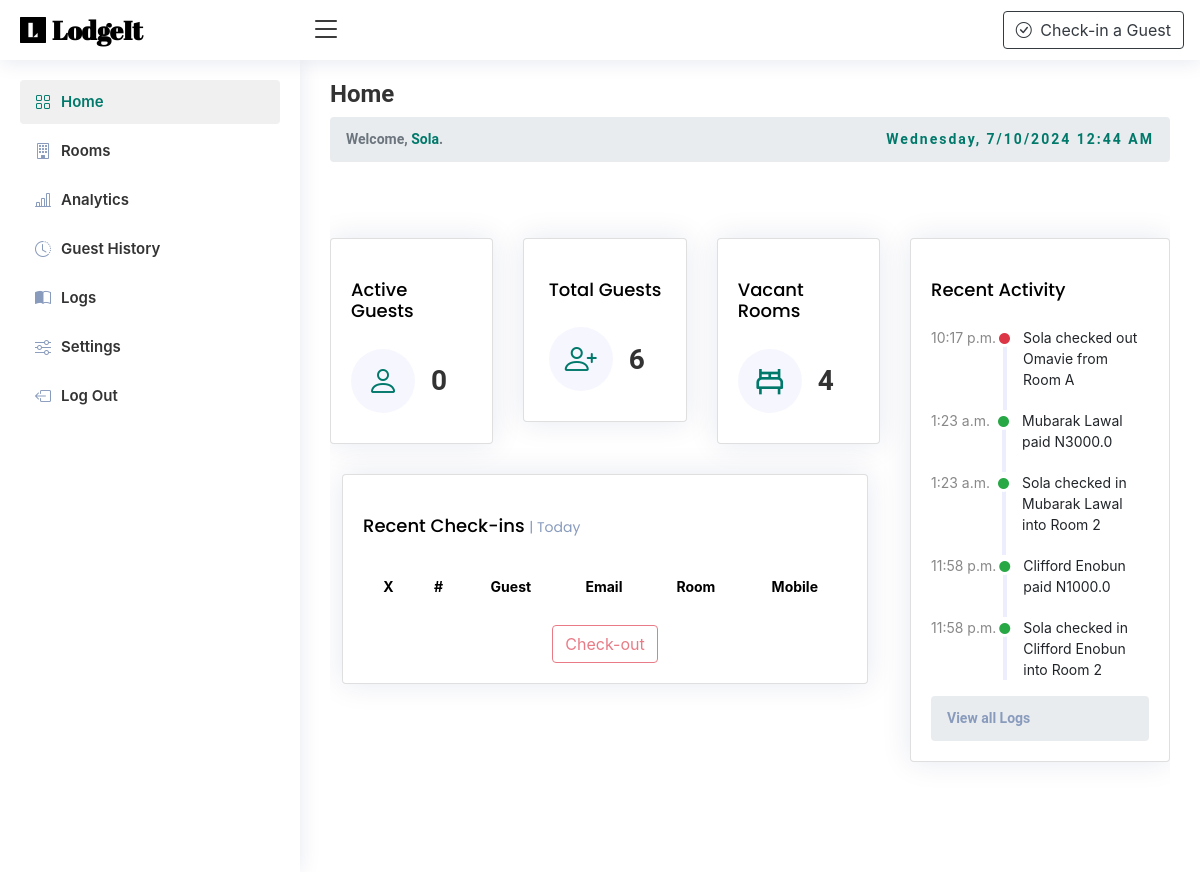
The page / (signed in) on the database its author committed.
### LodgeApp/models.py (models this page shows, shortened)
class Staff(AbstractUser):
    email = models.EmailField(unique=True)
    username = models.CharField(max_length=50)
    company = models.ForeignKey(Company, on_delete=models.CASCADE, null=True, blank=True)
    owner = models.BooleanField(default=False)
    USERNAME_FIELD = 'email'
    REQUIRED_FIELDS = ['username']

class Log(models.Model):
    staff = models.ForeignKey(Staff, on_delete=models.CASCADE)
    action = models.CharField(max_length=300, blank=True)
    check_status = models.BooleanField(default=False)
    timestamp = models.DateTimeField()
    company = models.ForeignKey(Company, on_delete=models.CASCADE, null=True)

### LodgeApp/views.py (the view)
# urls.py: path('', views.dashboard, name='dashboard'),
def dashboard(request):
    if not request.user.is_authenticated:
        return redirect('sign-in')
    elif request.user.is_authenticated and request.user.company is None:
        return redirect('onboarding')
    now=timezone.now()
    logs = Log.objects.filter(
        company=request.user.company
        ).order_by('-id')[:5]
    active_guests = Guest.objects.filter(check_out__gte=now,
                                         company=request.user.company)
    total_guests = Guest.objects.filter(company=request.user.company).count()
    available_rooms = Room.objects.filter(room_status=False,
                                          company=request.user.company)
    context = {
        'now':now,
        'active_guests': active_guests,
        'total_guests': total_guests,
        'staff': request.user,
        'logs': logs,
        'available_rooms': available_rooms,
        'page_name':'Home'
    }
    return render(request, 'index.html', context)

### LodgeApp/templatetags/custom_filters.py (called while the page is built)
@register.filter(name='add_one_hour')
def add_one_hour(value):
    return value + timedelta(hours=1)

### LodgeApp/templates/index.html (shortened to what this page needs)
{% extends 'base.html' %}
{% load static %}
{% load custom_filters %}
{% block content %}
<body>
    {% include 'partials/_header.html' %}
    {% include 'sidebar.html' %}
    <main id="main" class="main">
      <div class="pagetitle">
        <h1 class= "mb-2">Home</h1>
        <nav>
          <ol class="breadcrumb justify-content-between">
            <li class="breadcrumb-item active">Welcome, <span style = "color: #00796b; font-weight: bold">{{staff.username|title}}</span>.</li>
            <div id="MyClockDisplay" class="clock" onload="showTime()"></div>
          </ol>
        </nav>
      </div>
      <section class="section dashboard">
        <div class="row">
          <div class="col-lg-8">
            <div class="row">
              <div class="col-xxl-4 col-xl-4">
                <div class="card info-card sales-card align-items-center justify-content-center">
                  <div class="card-body">
                    <h5 class="card-title">Active Guests</h5>
                    <div class="d-flex align-items-center">
                      <div
                        class="card-icon rounded-circle d-flex align-items-center justify-content-center"
                      >
                        <i class="bi bi-person"></i>
                      </div>
                      <div class="ps-3">
                        <h6>{{active_guests | length}}</h6>
                      </div>
                    </div>
                  </div>
                </div>
              </div>
              <div class="col-xxl-4 col-xl-4">
                <div class="card info-card sales-card align-items-center justify-content-center">
                  <div class="card-body">
                    <h5 class="card-title">
                       Total Guests
                    </h5>
                    <div class="d-flex align-items-center">
                      <div
                        class="card-icon rounded-circle d-flex align-items-center justify-content-center"
                      >
                        <i class="bi bi-person-plus"></i>
                      </div>
                      <div class="ps-3">
                        <h6>{{total_guests}}</h6>
                      </div>
                    </div>
                  </div>
                </div>
              </div>
              <div class="col-xxl-4 col-xl-4">
                <div class="card info-card sales-card align-items-center justify-content-center">
                  <div class="card-body">
                    <h5 class="card-title">
                       Vacant Rooms
                    </h5>
                    <div class="d-flex align-items-center">
                      <div
                        class="card-icon rounded-circle d-flex align-items-center justify-content-center"
                      >
                        <i class="bx bx-bed"></i>
                      </div>
                      <div class="ps-3">
                        <h6>{{available_rooms|length}}</h6>
                      </div>
                    </div>
                  </div>
                </div>
              </div>
              <form action="{% url 'check-out' %}" method="post">
                <div class="col-12">
                    <div class="card recent-sales overflow-auto">
                        <div class="card-body">
                            <h5 class="card-title">
                                Recent Check-ins <span>| Today</span>
                            </h5>
                            <table class="table table-borderless datatable">
                                <thead>
                                    <tr>
                                        <th scope="col" class="text-center">X</th>
                                        <th scope="col" class="text-center">#</th>
                                        <th scope="col" class="text-center">Guest</th>
                                        <th scope="col" class="text-center d-none d-lg-table-cell">Email</th>
                                        <th scope="col" class="text-center">Room</th>
                                        <th scope="col" class="text-center">Mobile</th>
                                    </tr>
                                </thead>
                            </table>
                            <div class="text-center">
                                <button
                                    id="table-checkout"
                                    type="button"
                                    class="btn btn-outline-danger"
                                    data-bs-toggle="modal"
                                    data-bs-target="#verticalycentered"
                                >
                                    Check-out
                                </button>
                            </div>
                        </div>
                    </div>
                </div>
            </form>
            </div>
          </div>
          <div class="col-lg-4">
            <div class="card">
              <div class="card-body">
                <h5 class="card-title">Recent Activity </h5>
                {% for log in logs %}
                <div class="activity">
                  <div class="activity-item d-flex">
                    <div class="activite-label">{{log.timestamp | add_one_hour | date:'P'}}</div>
                    {% if log.check_status %}
                        <i
                        class="bi bi-circle-fill activity-badge text-success align-self-start"
                      ></i>
                      <div class="activity-content">
                        {{log.action}}
                      </div>
                      {% else %}
                        <i
                        class="bi bi-circle-fill activity-badge text-danger align-self-start"
                      ></i>
                      <div class="activity-content">
                        {{log.action}}
                      </div>
                    {% endif %}
                  </div>
                {% endfor %}
                </div>
                <div class = "breadcrumb-item mt-3">
                  <ol class="breadcrumb mb-0">
                    <li class="breadcrumb-item active"> <a href="{% url 'logs' %}"><span class="breadcrumb-item">View all Logs</span></a></li>
                  </ol>
                </div>
              </div>
            </div>
          </div>
        </div>
      </section>
    </main>
  </body>
  {% endblock content %}

### LodgeApp/static/css/style.css (style rules this page uses)
:root { scroll-behavior: smooth; }
body { font-family: "Open Sans", sans-serif; background: #f0f0f0; color: #444444; }
a { color: #00796b; text-decoration: none; }
h1, h2, h3, h4, h5, h6 { font-family: "Roboto", sans-serif; }
#main { margin-top: 60px; padding: 20px 30px; transition: all 0.3s; }
.pagetitle { margin-bottom: 10px; }
.pagetitle h1 { font-size: 24px; margin-bottom: 0; font-weight: 600; color: #333333; }
.card { margin-bottom: 30px; border: none; border-radius: 5px; box-shadow: 0px 0 30px rgba(1, 41, 112, 0.1); }
.card-title { padding: 20px 0 15px 0; font-size: 18px; font-weight: 500; color: #000000; font-family: "Poppins", sans-serif; }
.card-title span { color: #899bbd; font-size: 14px; font-weight: 400; }
.card-body { padding: 0 20px 20px 20px; }
.breadcrumb { font-size: 14px; font-family: "Roboto", sans-serif; color: #899bbd; font-weight: 600; }
.breadcrumb a { color: #899bbd; transition: 0.3s; }
.breadcrumb .breadcrumb-item::before { color: #899bbd; }
.breadcrumb .active { color: #51678f; font-weight: 600; }
@media (min-width: 1200px) { #main, #footer { margin-left: 300px; } }
.dashboard .info-card { padding-bottom: 10px; }
.dashboard .info-card h6 { font-size: 28px; color: #333333; font-weight: 700; margin: 0; padding: 0; }
.dashboard .card-icon { font-size: 32px; line-height: 0; width: 64px; height: 64px; flex-shrink: 0; flex-grow: 0; }
.dashboard .sales-card .card-icon { color: #00796b; background: #f6f6fe; }
.dashboard .activity { font-size: 14px; }
.dashboard .activity .activity-item .activite-label { color: #888; position: relative; flex-shrink: 0; flex-grow: 0; min-width: 64px; }
.dashboard .activity .activity-item .activite-label::before { content: ""; position: absolute; right: -11px; width: 4px; top: 0; bottom: 0; background-color: #eceefe; }
.dashboard .activity .activity-item .activity-badge { margin-top: 3px; z-index: 1; font-size: 11px; line-height: 0; border-radius: 50%; flex-shrink: 0; border: 3px solid #fff; flex-grow: 0; }
.dashboard .activity .activity-item .activity-content { padding-left: 10px; padding-bottom: 20px; }
.dashboard .activity .activity-item:first-child .activite-label::before { top: 5px; }
.dashboard .activity .activity-item:last-child .activity-content { padding-bottom: 0; }
.dashboard .recent-sales { font-size: 14px; }
.dashboard .recent-sales .table thead { background: #f6f6fe; }
.dashboard .recent-sales .table thead th { border: 0; }

### LodgeApp/static/css/clock.css (style rules this page uses)
.clock { top: 50%; color: #00796b; font-family: "Roboto"; letter-spacing: 2px; }

### LodgeApp/static/css/landing.css (style rules this page uses)
section, .section { color: #1a1f24; background-color: #ffffff; padding: 60px 0; scroll-margin-top: 100px; overflow: clip; }

### LodgeApp/static/css/room-carousel.css (style rules this page uses)
.row { display: flex; justify-content: center; }

### rows shown on the page
Staff: username "Sola"
Log: timestamp|add_one_hour "10:17 p.m.", action "Sola checked out Omavie from Room A"
Log: timestamp|add_one_hour "1:23 a.m.", action "Mubarak Lawal paid N3000.0"
Log: timestamp|add_one_hour "1:23 a.m.", action "Sola checked in Mubarak Lawal into Room 2"
Log: timestamp|add_one_hour "11:58 p.m.", action "Clifford Enobun paid N1000.0"
Log: timestamp|add_one_hour "11:58 p.m.", action "Sola checked in Clifford Enobun into Room 2"

### other values the page prints
{{ active_guests | length }} "0"
{{ total_guests }} "6"
{{ available_rooms|length }} "4"
